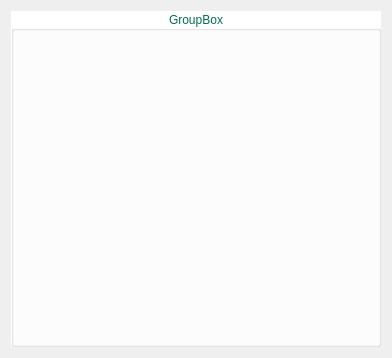
<?xml version="1.0" encoding="UTF-8"?>
<ui version="4.0">
 <class>DialogSearch</class>
 <widget class="QDialog" name="DialogSearch">
  <property name="geometry">
   <rect>
    <x>0</x>
    <y>0</y>
    <width>392</width>
    <height>358</height>
   </rect>
  </property>
  <property name="windowTitle">
   <string>Dialog</string>
  </property>
  <layout class="QVBoxLayout" name="verticalLayout">
   <item>
    <widget class="QGroupBox" name="groupBox">
     <property name="styleSheet">
      <string notr="true">Background:rgb(255,255,255);
Color: rgb(0, 112, 70);
font: 63 bold 12pt &quot;URW Gothic L&quot;;</string>
     </property>
     <property name="title">
      <string>GroupBox</string>
     </property>
     <property name="alignment">
      <set>Qt::AlignCenter</set>
     </property>
     <layout class="QVBoxLayout" name="verticalLayout_2">
      <item>
       <layout class="QGridLayout" name="gridLayout"/>
      </item>
     </layout>
    </widget>
   </item>
  </layout>
 </widget>
 <resources/>
 <connections/>
</ui>
